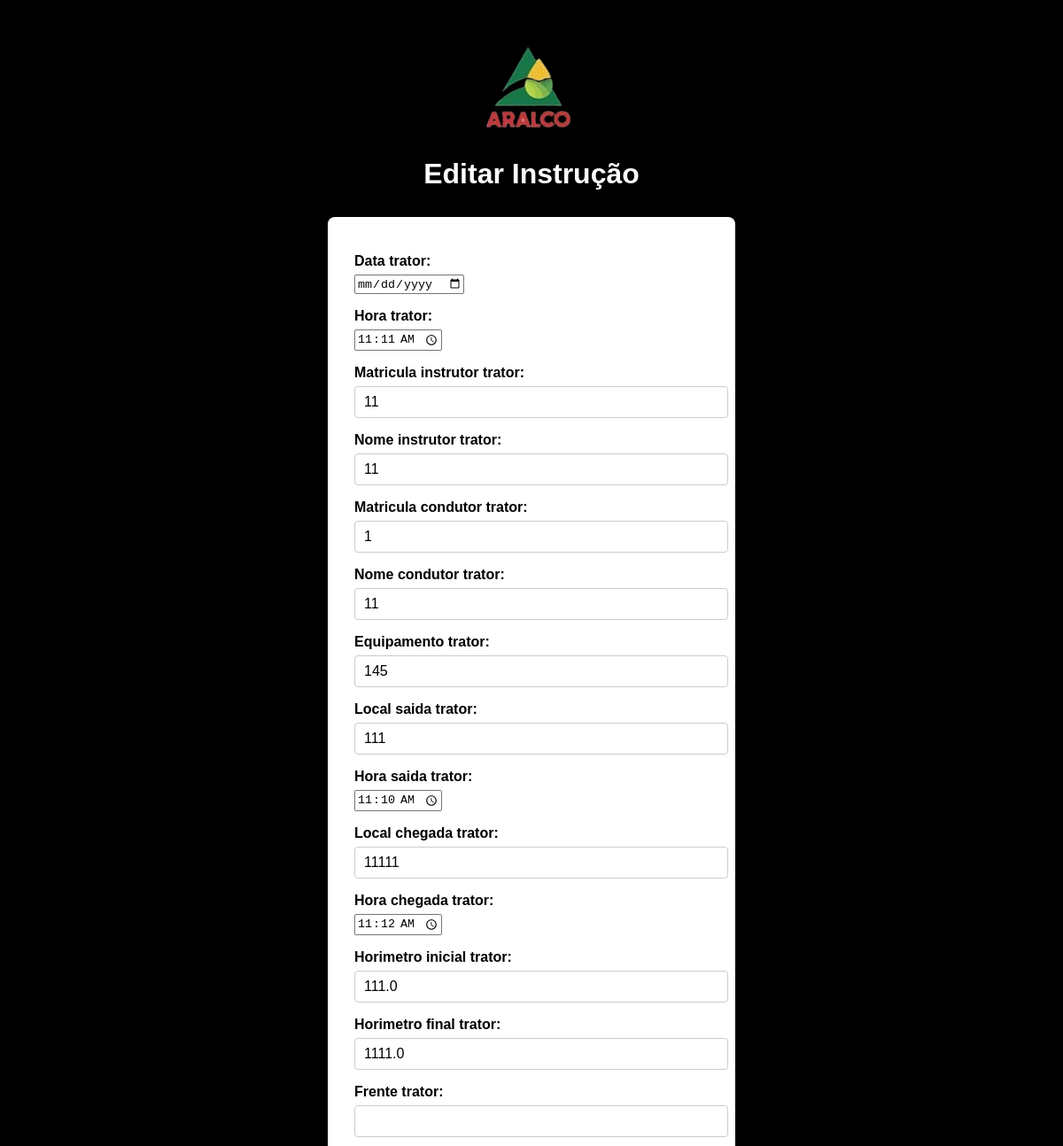
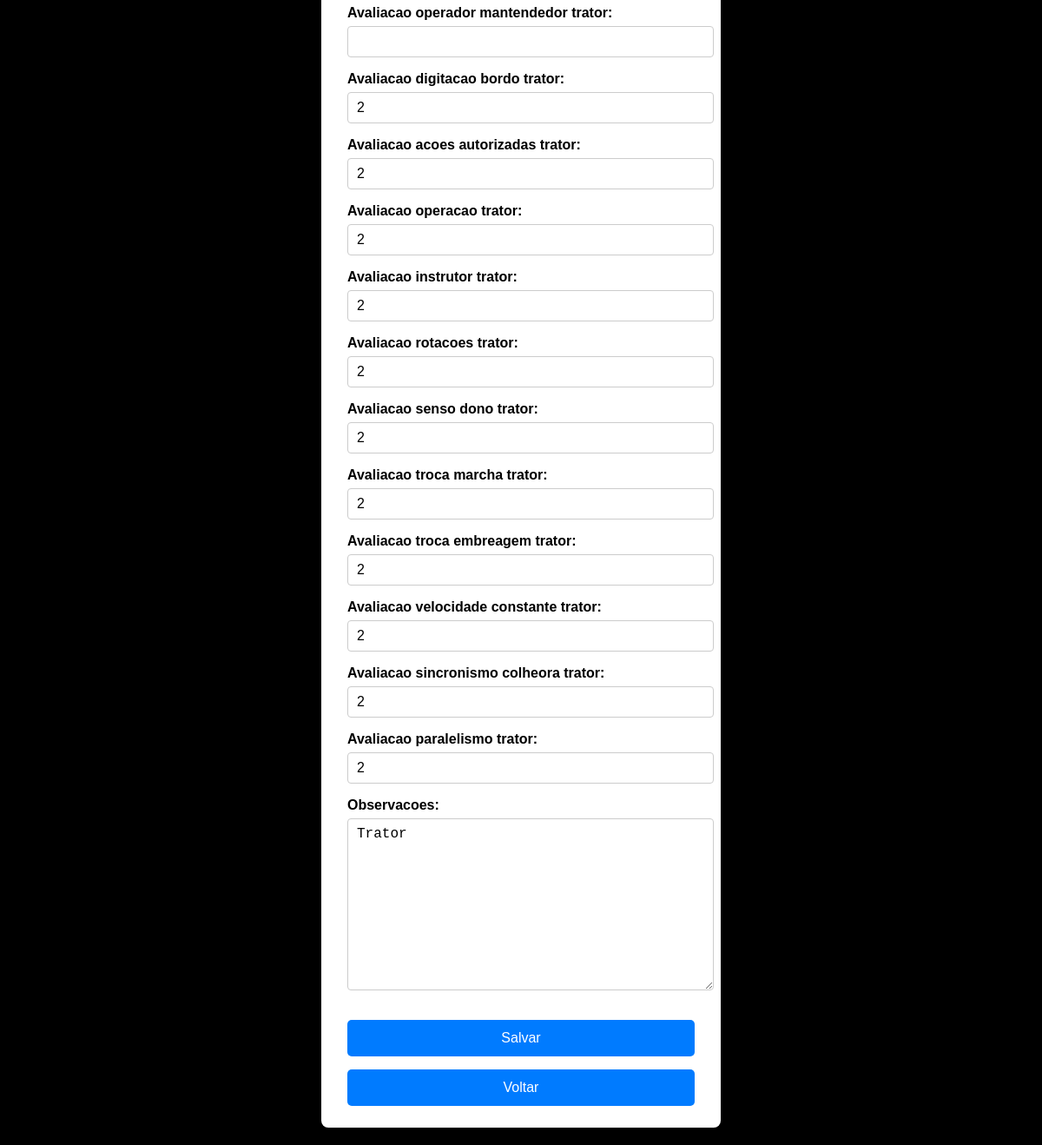
The app's page /instrucao/editar/trator/1/ (signed in) with its own data (2 pictures, top to bottom).
### instrucao/models.py (models this page shows, shortened)
class Trator(models.Model):
    id_trator = models.AutoField(primary_key=True)
    data_trator = models.DateField()
    hora_trator = models.TimeField()
    matricula_instrutor_trator = models.IntegerField()
    nome_instrutor_trator = models.CharField(max_length=255)
    matricula_condutor_trator = models.IntegerField()
    nome_condutor_trator = models.CharField(max_length=255)
    equipamento_trator = models.IntegerField()
    local_saida_trator = models.CharField(max_length=255)
    hora_saida_trator = models.TimeField()
    local_chegada_trator = models.CharField(max_length=255)
    hora_chegada_trator = models.TimeField()
    horimetro_inicial_trator = models.FloatField()
    horimetro_final_trator = models.FloatField()
    frente_trator = models.TextField(default='', blank=False)
    avaliacao_operador_mantendedor_trator = models.IntegerField()
    avaliacao_digitacao_bordo_trator = models.IntegerField()
    avaliacao_acoes_autorizadas_trator = models.IntegerField()
    avaliacao_operacao_trator = models.IntegerField()
    avaliacao_instrutor_trator = models.IntegerField()
    avaliacao_rotacoes_trator = models.IntegerField()
    avaliacao_senso_dono_trator = models.IntegerField()
    avaliacao_troca_marcha_trator = models.IntegerField()
    avaliacao_troca_embreagem_trator = models.IntegerField()
    avaliacao_velocidade_constante_trator = models.IntegerField()
    avaliacao_sincronismo_colheora_trator = models.IntegerField()
    avaliacao_paralelismo_trator = models.IntegerField()
    observacoes = models.TextField(default='', blank=True)

### instrucao/views.py (the view)
# urls.py: path('editar/trator/<int:id>/', views.editar_trator, name='editar_trator'),
@staff_member_required
def editar_trator(request, id):
    trator = get_object_or_404(Trator, id_trator=id)
    if request.method == 'POST':
        form = TratorForm(request.POST, instance=trator)
        if form.is_valid():
            form.save()
            return render(request,'instrucao/sucesso.html')
        else:
            return render (request, 'instrucao/erro.html')
    else:
        form = TratorForm(instance=trator)
    return render(request, 'instrucao/editar_formulario.html', {'form': form})

### instrucao/templates/instrucao/editar_formulario.html (shortened to what this page needs)
{% load static %}
<!DOCTYPE html>
<html lang="pt-br">
<head>
    <link href="{% static 'css/editar_historico.css' %}" rel="stylesheet">
</head>
<body>
    <div class= "img_logo_login">
     <a href="{% url 'instrucao:pagina_principal'%}">
     <img src="{% static 'imagens/logo1.png'%}" alt="aralco">
     </a>
    </div>
    <h1>Editar Instrução </h1>
    <form method="POST">
        {{ form.as_p }}
        <button type="submit">Salvar</button>
        <button onclick="window.history.back()">Voltar</button>
    </form>
</body>
</html>

### instrucao/static/css/editar_historico.css (style rules this page uses)
body { font-family: Arial, sans-serif; background-color: #f5f7fa; margin: 0; padding: 20px; background-color: black; }
h1 { color: #fffcfc; text-align: center; margin-bottom: 30px; }
form { background-color: white; max-width: 400px; margin: 0 auto; padding: 25px 30px; border-radius: 8px; box-shadow: 0 4px 10px rgb(0, 0, 0); }
form p { margin-bottom: 15px; }
label { display: block; font-weight: bold; margin-bottom: 6px; color: #000000; }
input[type="text"], input[type="email"], input[type="number"], select, textarea { width: 100%; padding: 8px 10px; border: 1px solid #ccc; border-radius: 4px; font-size: 1rem; transition: border-color 0.3s ease; }
button { background-color: #007BFF; color: white; border: none; padding: 12px 20px; border-radius: 5px; cursor: pointer; font-size: 1rem; width: 100%; margin-top: 15px; transition: background-color 0.3s ease; }
a { display: block; text-align: center; margin-top: 20px; color: #ffffff; text-decoration: none; font-weight: 500; }

### records on screen
Trator: hora_trator "11:11:00", matricula_instrutor_trator "11", nome_instrutor_trator "11", matricula_condutor_trator "1", nome_condutor_trator "11", equipamento_trator "145", local_saida_trator "111", hora_saida_trator "11:10:00", local_chegada_trator "11111", hora_chegada_trator "11:12:00", horimetro_inicial_trator "111.0", horimetro_final_trator "1111.0", avaliacao_digitacao_bordo_trator "2", avaliacao_acoes_autorizadas_trator "2", avaliacao_operacao_trator "2", avaliacao_instrutor_trator "2", avaliacao_rotacoes_trator "2", avaliacao_senso_dono_trator "2", avaliacao_troca_marcha_trator "2", avaliacao_troca_embreagem_trator "2", avaliacao_velocidade_constante_trator "2", avaliacao_sincronismo_colheora_trator "2", avaliacao_paralelismo_trator "2", observacoes "Trator"
